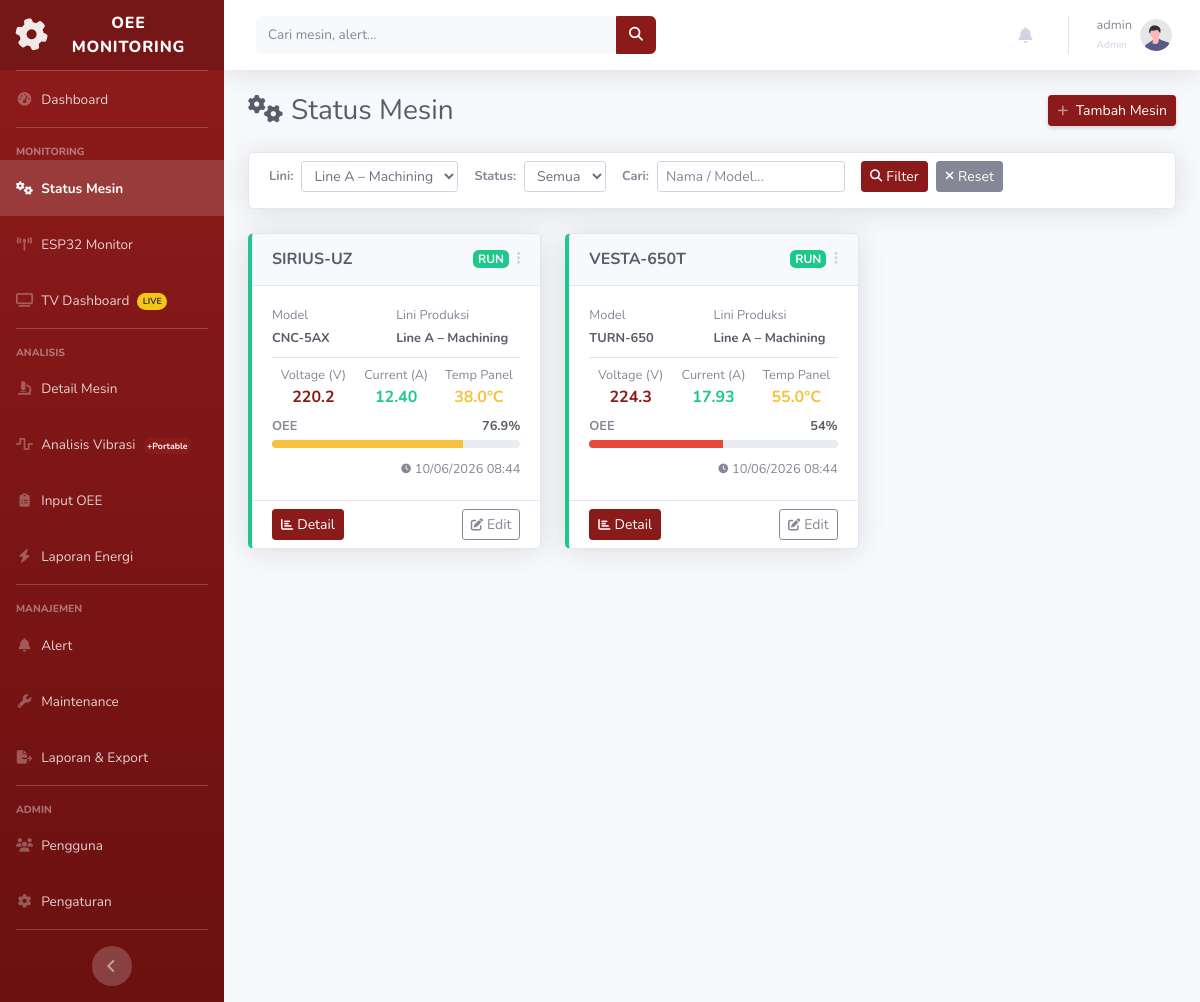
Page /machines.php?line_id=1 (signed in) on the committed database.
### tables this page shows
CREATE TABLE IF NOT EXISTS machines (
  id          INT UNSIGNED AUTO_INCREMENT PRIMARY KEY,
  line_id     INT UNSIGNED NOT NULL,
  name        VARCHAR(100) NOT NULL,
  model       VARCHAR(100),
  status      ENUM('run','stop') DEFAULT 'stop',
  image_base64 LONGTEXT,           
  sort_order  INT UNSIGNED DEFAULT 0,
  created_at  TIMESTAMP DEFAULT CURRENT_TIMESTAMP,
  updated_at  TIMESTAMP DEFAULT CURRENT_TIMESTAMP ON UPDATE CURRENT_TIMESTAMP,
  FOREIGN KEY (line_id) REFERENCES production_lines(id) ON DELETE CASCADE
);

CREATE TABLE IF NOT EXISTS production_lines (
  id          INT UNSIGNED AUTO_INCREMENT PRIMARY KEY,
  name        VARCHAR(100) NOT NULL,
  description TEXT,
  created_at  TIMESTAMP DEFAULT CURRENT_TIMESTAMP,
  updated_at  TIMESTAMP DEFAULT CURRENT_TIMESTAMP ON UPDATE CURRENT_TIMESTAMP
);

CREATE TABLE IF NOT EXISTS sensor_readings (
  id           BIGINT UNSIGNED AUTO_INCREMENT PRIMARY KEY,
  machine_id   INT UNSIGNED NOT NULL,
   
  v_r          DECIMAL(7,2),
  v_s          DECIMAL(7,2),
  v_t          DECIMAL(7,2),
   
  a_r          DECIMAL(7,2),
  a_s          DECIMAL(7,2),
  a_t          DECIMAL(7,2),
   
  f_r          DECIMAL(7,3),
  f_s          DECIMAL(7,3),
  f_t          DECIMAL(7,3),
   
  e_r          DECIMAL(10,2),
  e_s          DECIMAL(10,2),
  e_t          DECIMAL(10,2),
   
  temp_panel   DECIMAL(5,2),
  hum_panel    DECIMAL(5,2),
   
  source       VARCHAR(50) DEFAULT 'esp' COMMENT 'esp | manual | simulator',
  recorded_at  TIMESTAMP DEFAULT CURRENT_TIMESTAMP,
  INDEX idx_machine_time (machine_id, recorded_at),
  FOREIGN KEY (machine_id) REFERENCES machines(id) ON DELETE CASCADE
);

CREATE TABLE IF NOT EXISTS oee_settings (
  id           INT UNSIGNED AUTO_INCREMENT PRIMARY KEY,
  machine_id   INT UNSIGNED NOT NULL UNIQUE,
  availability TINYINT UNSIGNED DEFAULT 85 COMMENT 'percent 0-100',
  performance  TINYINT UNSIGNED DEFAULT 85,
  quality      TINYINT UNSIGNED DEFAULT 95,
  updated_at   TIMESTAMP DEFAULT CURRENT_TIMESTAMP ON UPDATE CURRENT_TIMESTAMP,
  FOREIGN KEY (machine_id) REFERENCES machines(id) ON DELETE CASCADE
);

### machines.php (the view, shortened to what this page needs)
<?php
$db = getDB();
$linesStmt = $db->query("SELECT id, name FROM production_lines ORDER BY name ASC");
$allLines  = $linesStmt->fetchAll();
$filterLine   = isset($_GET['line_id'])  ? (int)$_GET['line_id']      : 0;
$filterStatus = isset($_GET['status'])   ? trim($_GET['status'])       : 'all';
$filterSearch = isset($_GET['search'])   ? trim($_GET['search'])       : '';
$whereClauses = [];
$params       = [];
if ($filterLine > 0) {
    $whereClauses[] = 'm.line_id = ?';
    $params[]       = $filterLine;
}
$whereSQL = $whereClauses ? 'WHERE ' . implode(' AND ', $whereClauses) : '';
$sql = "
    SELECT
        m.id,
        m.line_id,
        m.name,
        m.model,
        m.status,
        m.image_base64,
        m.sort_order,
        pl.name AS line_name,
        sr.v_r, sr.v_s, sr.v_t,
        sr.a_r, sr.a_s, sr.a_t,
        sr.temp_panel,
        sr.recorded_at AS sensor_recorded_at,
        os.availability AS oee_availability,
        os.performance  AS oee_performance,
        os.quality      AS oee_quality
    FROM machines m
    LEFT JOIN production_lines pl ON pl.id = m.line_id
    LEFT JOIN sensor_readings sr ON sr.id = (
        SELECT id FROM sensor_readings
        WHERE machine_id = m.id
        ORDER BY recorded_at DESC
        LIMIT 1
    )
    LEFT JOIN oee_settings os ON os.machine_id = m.id
    $whereSQL
    ORDER BY m.sort_order ASC, m.id ASC
";
$stmt = $db->prepare($sql);
$stmt->execute($params);
$machines = $stmt->fetchAll();
$role        = $_SESSION['user_role'] ?? $_SESSION['role'] ?? 'viewer';
$canEdit     = in_array($role, ['admin', 'operator']);
function calcOEE($avail, $perf, $qual): float {
    $a = is_numeric($avail) ? (float)$avail : 0;
    $p = is_numeric($perf)  ? (float)$perf  : 0;
    $q = is_numeric($qual)  ? (float)$qual  : 0;
    return round(($a * $p * $q) / 10000, 1);
}
include 'includes/header.php';
?>
<div class="d-sm-flex align-items-center justify-content-between mb-4">
    <h1 class="h3 mb-0 text-gray-800"><i class="fas fa-cogs mr-2"></i>Status Mesin</h1>
    <?php if ($canEdit): ?>
        <button class="btn btn-primary btn-sm shadow-sm" data-toggle="modal" data-target="#addMachineModal">
            <i class="fas fa-plus fa-sm text-white-50 mr-1"></i> Tambah Mesin
        </button>
    <?php endif; ?>
</div>
<div class="card shadow mb-4">
    <div class="card-body py-2">
        <form method="GET" action="machines.php" class="form-inline flex-wrap" id="filterForm">
            <div class="form-group mr-3 mb-2">
                <label class="mr-2 text-gray-600 small font-weight-bold">Lini:</label>
                <select name="line_id" class="form-control form-control-sm" id="filterLine">
                    <?php foreach ($allLines as $ln): ?>
                        <option value="<?= $ln['id'] ?>"
                            <?= ($filterLine == $ln['id']) ? 'selected' : '' ?>>
                            <?= htmlspecialchars($ln['name']) ?>
                        </option>
                    <?php endforeach; ?>
                </select>
            </div>
            <div class="form-group mr-3 mb-2">
                <label class="mr-2 text-gray-600 small font-weight-bold">Status:</label>
                <select name="status" class="form-control form-control-sm" id="filterStatus">
                    <option value="all"  <?= $filterStatus === 'all'  ? 'selected' : '' ?>>Semua</option>
                </select>
            </div>
            <div class="form-group mr-3 mb-2">
                <label class="mr-2 text-gray-600 small font-weight-bold">Cari:</label>
                <input type="text" name="search" class="form-control form-control-sm" placeholder="Nama / Model..."
                    value="<?= htmlspecialchars($filterSearch) ?>" id="filterSearch" style="min-width:180px;">
            </div>
            <div class="mb-2">
                <button type="submit" class="btn btn-primary btn-sm mr-1">
                    <i class="fas fa-search fa-sm mr-1"></i>Filter
                </button>
                <a href="machines.php" class="btn btn-secondary btn-sm">
                    <i class="fas fa-times fa-sm mr-1"></i>Reset
                </a>
            </div>
        </form>
    </div>
</div>
<?php if (empty($machines)): ?>
    <div class="text-center py-5 text-gray-500">
        <i class="fas fa-cogs fa-3x mb-3"></i>
        <p class="h5">Tidak ada mesin ditemukan.</p>
    </div>
<?php else: ?>
<div class="row" id="machinesGrid">
    <?php foreach ($machines as $m):
        $isRun    = strtolower($m['status']) === 'run';
        $statusLabel = $isRun ? 'RUN' : 'STOP';
        $statusBadge = $isRun ? 'badge-success' : 'badge-danger';
        $borderColor = $isRun ? 'border-left-success' : 'border-left-danger';
        $voltAvg = '-';
        $currAvg = '-';
        $tempPanel = '-';
        if ($m['v_r'] !== null || $m['v_s'] !== null || $m['v_t'] !== null) {
            $voltVals = array_filter([$m['v_r'], $m['v_s'], $m['v_t']], fn($v) => $v !== null);
            if (count($voltVals) > 0) $voltAvg = number_format(array_sum($voltVals) / count($voltVals), 1);
        }
        if ($m['a_r'] !== null || $m['a_s'] !== null || $m['a_t'] !== null) {
            $currVals = array_filter([$m['a_r'], $m['a_s'], $m['a_t']], fn($v) => $v !== null);
            if (count($currVals) > 0) $currAvg = number_format(array_sum($currVals) / count($currVals), 2);
        }
        if ($m['temp_panel'] !== null) {
            $tempPanel = number_format((float)$m['temp_panel'], 1);
        }
        $oee = calcOEE($m['oee_availability'], $m['oee_performance'], $m['oee_quality']);
        $oeeColor = $oee >= 85 ? 'bg-success' : ($oee >= 65 ? 'bg-warning' : 'bg-danger');
    ?>
    <div class="col-xl-4 col-md-6 mb-4 machine-card-wrapper">
        <div class="card shadow h-100 <?= $borderColor ?>" style="border-left-width:4px;">
            <div class="card-header py-3 d-flex align-items-center justify-content-between">
                <h6 class="m-0 font-weight-bold text-gray-800 text-truncate" style="max-width:70%;">
                    <?= htmlspecialchars($m['name']) ?>
                </h6>
                <div class="d-flex align-items-center">
                    <span class="badge <?= $statusBadge ?> mr-2"><?= $statusLabel ?></span>
                    <?php if ($canEdit): ?>
                    <div class="dropdown no-arrow">
                        <a href="#" class="dropdown-toggle text-gray-400" data-toggle="dropdown" aria-haspopup="true" aria-expanded="false">
                            <i class="fas fa-ellipsis-v fa-sm"></i>
                        </a>
                    </div>
                    <?php endif; ?>
                </div>
            </div>
            <div class="card-body">
                <div class="row no-gutters mb-2">
                    <div class="col-6">
                        <small class="text-muted d-block">Model</small>
                        <span class="font-weight-bold text-gray-800 small"><?= htmlspecialchars($m['model'] ?: '-') ?></span>
                    </div>
                    <div class="col-6">
                        <small class="text-muted d-block">Lini Produksi</small>
                        <span class="font-weight-bold text-gray-800 small"><?= htmlspecialchars($m['line_name'] ?: '-') ?></span>
                    </div>
                </div>
                <hr class="my-2">
                <div class="row no-gutters text-center mb-2">
                    <div class="col-4">
                        <small class="text-muted d-block">Voltage (V)</small>
                        <span class="font-weight-bold text-primary"><?= $voltAvg ?></span>
                    </div>
                    <div class="col-4">
                        <small class="text-muted d-block">Current (A)</small>
                        <span class="font-weight-bold text-success"><?= $currAvg ?></span>
                    </div>
                    <div class="col-4">
                        <small class="text-muted d-block">Temp Panel</small>
                        <span class="font-weight-bold text-warning"><?= $tempPanel ?><?= $tempPanel !== '-' ? '°C' : '' ?></span>
                    </div>
                </div>
                <div class="mt-2">
                    <div class="d-flex justify-content-between mb-1">
                        <small class="text-muted font-weight-bold">OEE</small>
                        <small class="font-weight-bold text-gray-800"><?= $oee ?>%</small>
                    </div>
                    <div class="progress" style="height:8px;">
                        <div class="progress-bar <?= $oeeColor ?>" role="progressbar"
                            style="width: <?= min($oee, 100) ?>%"
                            aria-valuenow="<?= $oee ?>" aria-valuemin="0" aria-valuemax="100">
                        </div>
                    </div>
                </div>
                <?php if ($m['sensor_recorded_at']): ?>
                    <div class="mt-2 text-right">
                        <small class="text-muted"><i class="fas fa-clock fa-xs mr-1"></i><?= date('d/m/Y H:i', strtotime($m['sensor_recorded_at'])) ?></small>
                    </div>
                <?php endif; ?>
            </div>
            <div class="card-footer bg-transparent d-flex justify-content-between align-items-center py-2">
                <a href="machine_detail.php?id=<?= $m['id'] ?>" class="btn btn-primary btn-sm">
                    <i class="fas fa-chart-bar fa-sm mr-1"></i>Detail
                </a>
                <?php if ($canEdit): ?>
                    <button class="btn btn-outline-secondary btn-sm btn-edit-machine" data-id="<?= $m['id'] ?>">
                        <i class="fas fa-edit fa-sm mr-1"></i>Edit
                    </button>
                <?php endif; ?>
            </div>
        </div>
    </div>
    <?php endforeach; ?>
</div>
<?php endif; ?>
<?php include 'includes/footer.php';  ?>

### css/oee-theme.css (style rules this page uses)
:root { --maroon: #8B1A1A; --maroon-dark: #6B1010; --maroon-light: #B22222; --maroon-pale: #fdf0f0; --maroon-mid: #a02020; }
.btn-primary { background-color: var(--maroon) !important; border-color: var(--maroon) !important; }
.text-primary { color: var(--maroon) !important; }
a { color: var(--maroon); }
.card .card-header { font-weight: 700; }

### rows in the picture
machines: name "SIRIUS-UZ", status "RUN", model "CNC-5AX", line.name "Line A – Machining", voltAvg "220.2", currAvg "12.40", sensor_readings.temp_panel "38.0", oee_settings.availability+performance+quality "76.9", sensor_readings.recorded_at "10/06/2026 08:44"
machines: name "VESTA-650T", status "RUN", model "TURN-650", line.name "Line A – Machining", voltAvg "224.3", currAvg "17.93", sensor_readings.temp_panel "55.0", oee_settings.availability+performance+quality "54", sensor_readings.recorded_at "10/06/2026 08:44"

### other values in the picture
$currentUser "admin"
$currentRole "Admin"
form field line_id "Line A – Machining"
